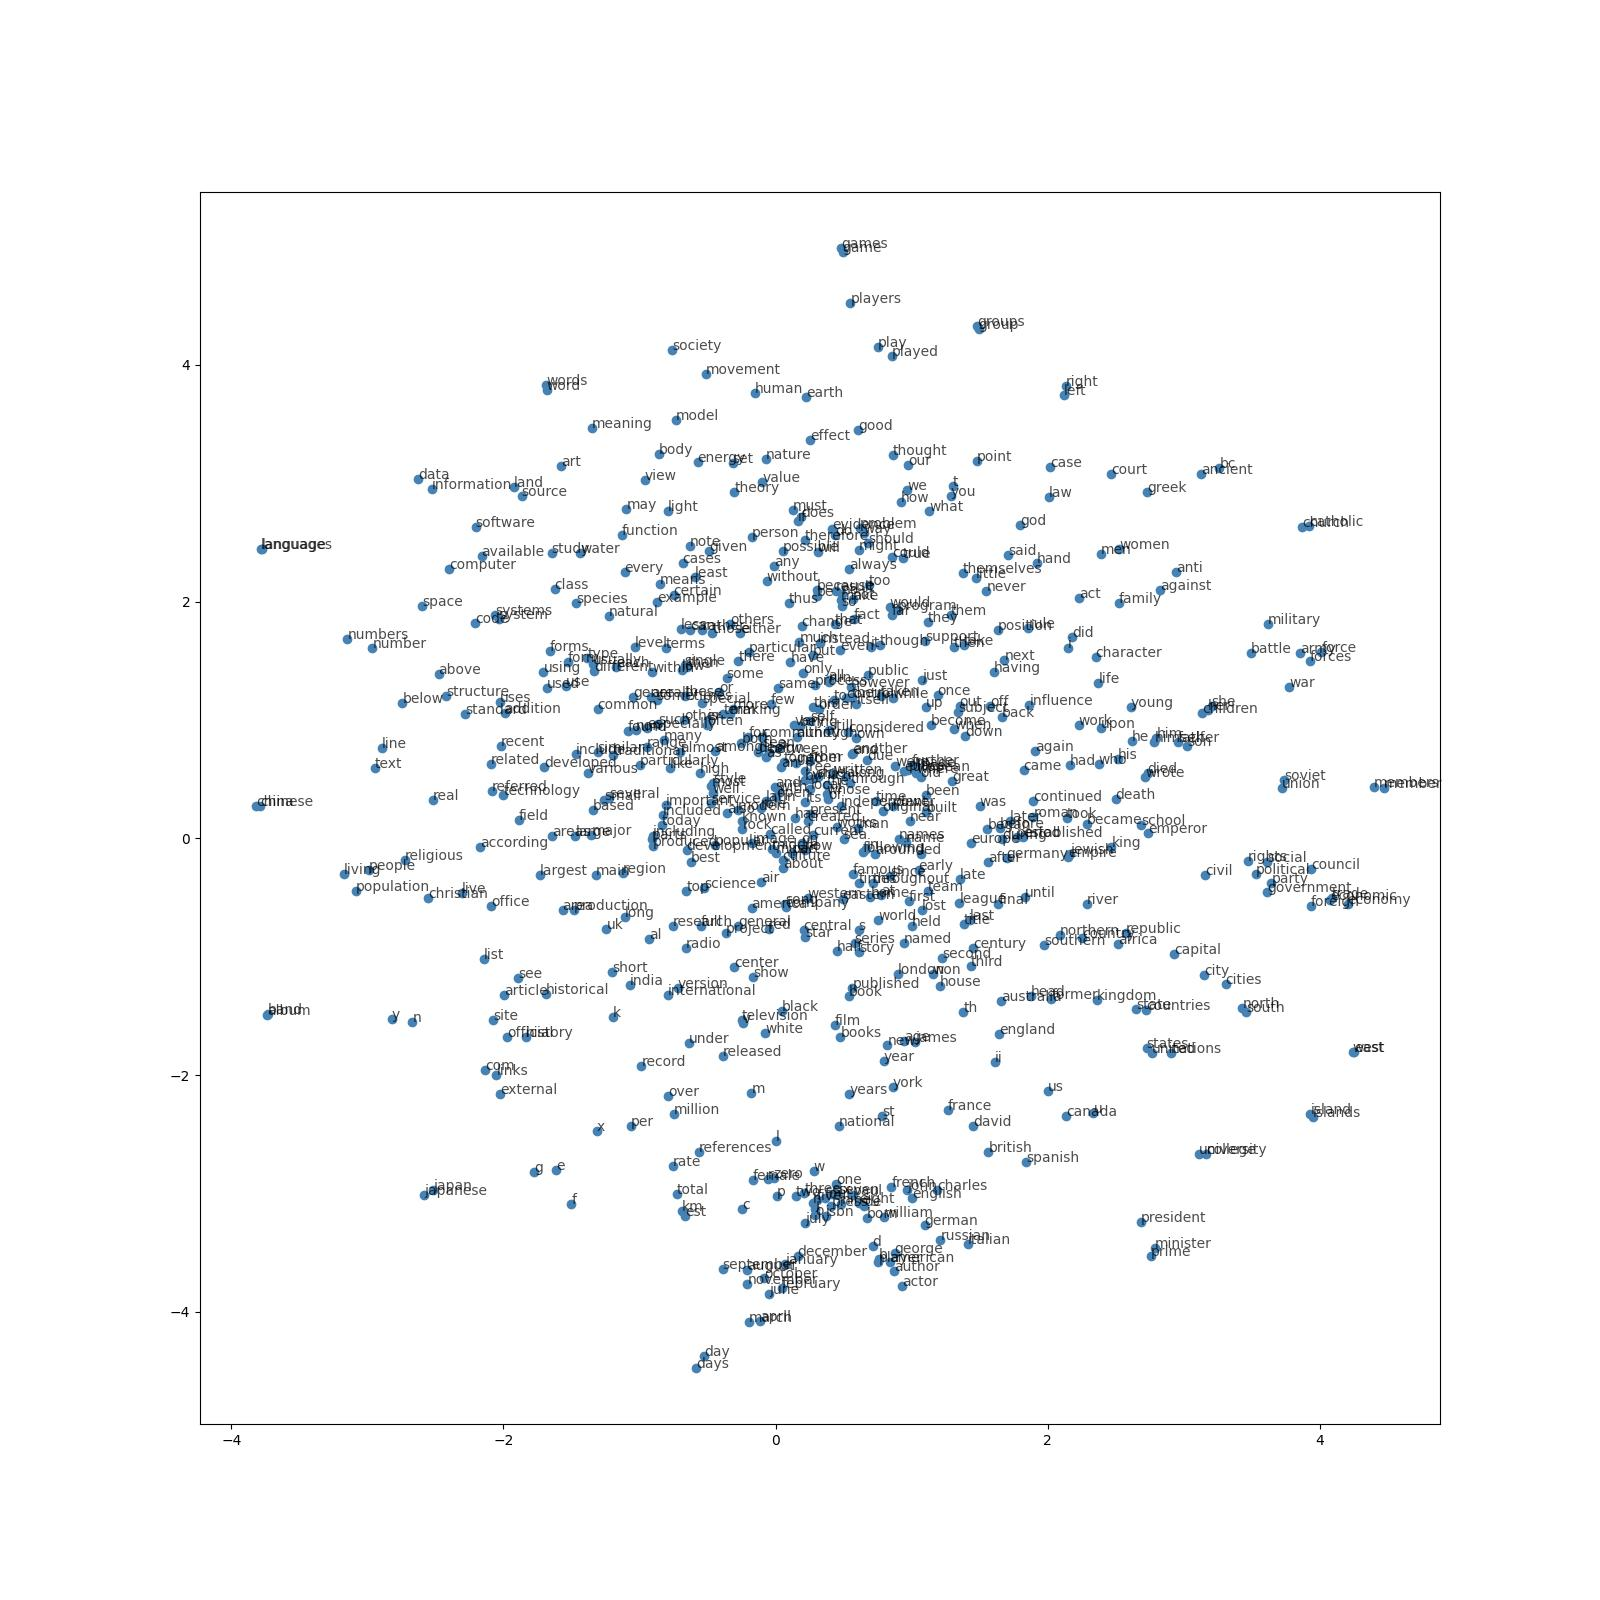

Here is the Python script that generated this plot:
import random
import numpy as np

import matplotlib.pyplot as plt
from sklearn.manifold import TSNE
from tqdm import tqdm 

import torch
from torch import nn
import torch.optim as optim

from collections import Counter

import utils

###
# Load data
# read in the extracted text file      
with open('data/text8') as f:
    text = f.read()

# print out the first 100 characters
print(text[:100])

###
# Pre-process
# get list of words
words = utils.preprocess(text)
print(words[:30])

# print some stats about this word data
print("Total words in text: {}".format(len(words)))
print("Unique words: {}".format(len(set(words)))) # `set` removes any duplicate words

# Create lookup table
vocab_to_int, int_to_vocab = utils.create_lookup_tables(words)
int_words = [vocab_to_int[word] for word in words]
print(int_words[:30])

###
# Calculate the probability and remove the high-frequency word (e.g: a, an, the, of,...)
threshold = 1e-5
word_counts = Counter(int_words)
#print(list(word_counts.items())[0])  # dictionary of int_words, how many times they appear

total_count = len(int_words)
freqs = {word: count/total_count for word, count in word_counts.items()}
p_drop = {word: 1 - np.sqrt(threshold/freqs[word]) for word in word_counts}
# discard some frequent words, according to the subsampling equation
# create a new list of words for training
train_words = [word for word in int_words if random.random() < (1 - p_drop[word])]
print(train_words[:30])

###
# Making batches
def get_target(words, idx, window_size=5):
    ''' Get a list of words in a window around an index. '''
    
    R = np.random.randint(1, window_size+1)
    start = idx - R if (idx - R) > 0 else 0
    stop = idx + R
    target_words = words[start:idx] + words[idx+1:stop+1]
    
    return list(target_words)

###
# Generating batches
def get_batches(words, batch_size, window_size=5):
    ''' Create a generator of word batches as a tuple (inputs, targets) '''
    
    n_batches = len(words)//batch_size
    
    # only full batches
    words = words[:n_batches*batch_size]
    
    for idx in range(0, len(words), batch_size):
        x, y = [], []
        batch = words[idx:idx+batch_size]
        for ii in range(len(batch)):
            batch_x = batch[ii]
            batch_y = get_target(batch, ii, window_size)
            y.extend(batch_y)
            x.extend([batch_x]*len(batch_y))
        yield x, y
        
###
# Cosine similarity
def cosine_similarity(embedding, valid_size=16, valid_window=100, device='cpu'):
    """ Returns the cosine similarity of validation words with words in the embedding matrix.
        Here, embedding should be a PyTorch embedding module.
    """
    
    # Here we're calculating the cosine similarity between some random words and 
    # our embedding vectors. With the similarities, we can look at what words are
    # close to our random words.
    
    # sim = (a . b) / |a||b|
    
    embed_vectors = embedding.weight
    
    # magnitude of embedding vectors, |b|
    magnitudes = embed_vectors.pow(2).sum(dim=1).sqrt().unsqueeze(0)
    
    # pick N words from our ranges (0,window) and (1000,1000+window). lower id implies more frequent 
    valid_examples = np.array(random.sample(range(valid_window), valid_size//2))
    valid_examples = np.append(valid_examples,
                               random.sample(range(1000,1000+valid_window), valid_size//2))
    valid_examples = torch.LongTensor(valid_examples).to(device)
    
    valid_vectors = embedding(valid_examples)
    similarities = torch.mm(valid_vectors, embed_vectors.t())/magnitudes
        
    return valid_examples, similarities


###
# Skip-gram model

class SkipGram(nn.Module):
    def __init__(self, n_vocab, n_embed):
        super().__init__()
        
        self.embed = nn.Embedding(n_vocab, n_embed)
        self.output = nn.Linear(n_embed, n_vocab)
        self.log_softmax = nn.LogSoftmax(dim=1)
    
    def forward(self, x):
        x = self.embed(x)
        scores = self.output(x)
        log_ps = self.log_softmax(scores)
        
        return log_ps
    
###
# Training

# check if GPU is available
device = 'cuda' if torch.cuda.is_available() else 'cpu'

embedding_dim=300 # you can change, if you want

model = SkipGram(len(vocab_to_int), embedding_dim).to(device)
criterion = nn.NLLLoss()
optimizer = optim.Adam(model.parameters(), lr=0.003)

print_every = 500
steps = 0
epochs = 5

print("Training...")
# train for some number of epochs
for e in range(epochs):
    
    # get input and target batches
    for inputs, targets in tqdm(get_batches(train_words, 512)):
        steps += 1
        inputs, targets = torch.LongTensor(inputs), torch.LongTensor(targets)
        inputs, targets = inputs.to(device), targets.to(device)
        
        log_ps = model(inputs)
        loss = criterion(log_ps, targets)
        optimizer.zero_grad()
        loss.backward()
        optimizer.step()

        if steps % print_every == 0:                  
            # getting examples and similarities      
            valid_examples, valid_similarities = cosine_similarity(model.embed, device=device)
            _, closest_idxs = valid_similarities.topk(6) # topk highest similarities
            
            valid_examples, closest_idxs = valid_examples.to('cpu'), closest_idxs.to('cpu')
            for ii, valid_idx in enumerate(valid_examples):
                closest_words = [int_to_vocab[idx.item()] for idx in closest_idxs[ii]][1:]
                print(int_to_vocab[valid_idx.item()] + " | " + ', '.join(closest_words))
            print("...")

print("TRAINING SUCCESSFULLY!")

###
# Visualizing the word vectors

# getting embeddings from the embedding layer of our model, by name
embeddings = model.embed.weight.to('cpu').data.numpy()

viz_words = 600
tsne = TSNE()
embed_tsne = tsne.fit_transform(embeddings[:viz_words, :])

fig, ax = plt.subplots(figsize=(16, 16))
for idx in range(viz_words):
    plt.scatter(*embed_tsne[idx, :], color='steelblue')
    plt.annotate(int_to_vocab[idx], (embed_tsne[idx, 0], embed_tsne[idx, 1]), alpha=0.7)
    
plt.savefig("skipgram.jpg")
